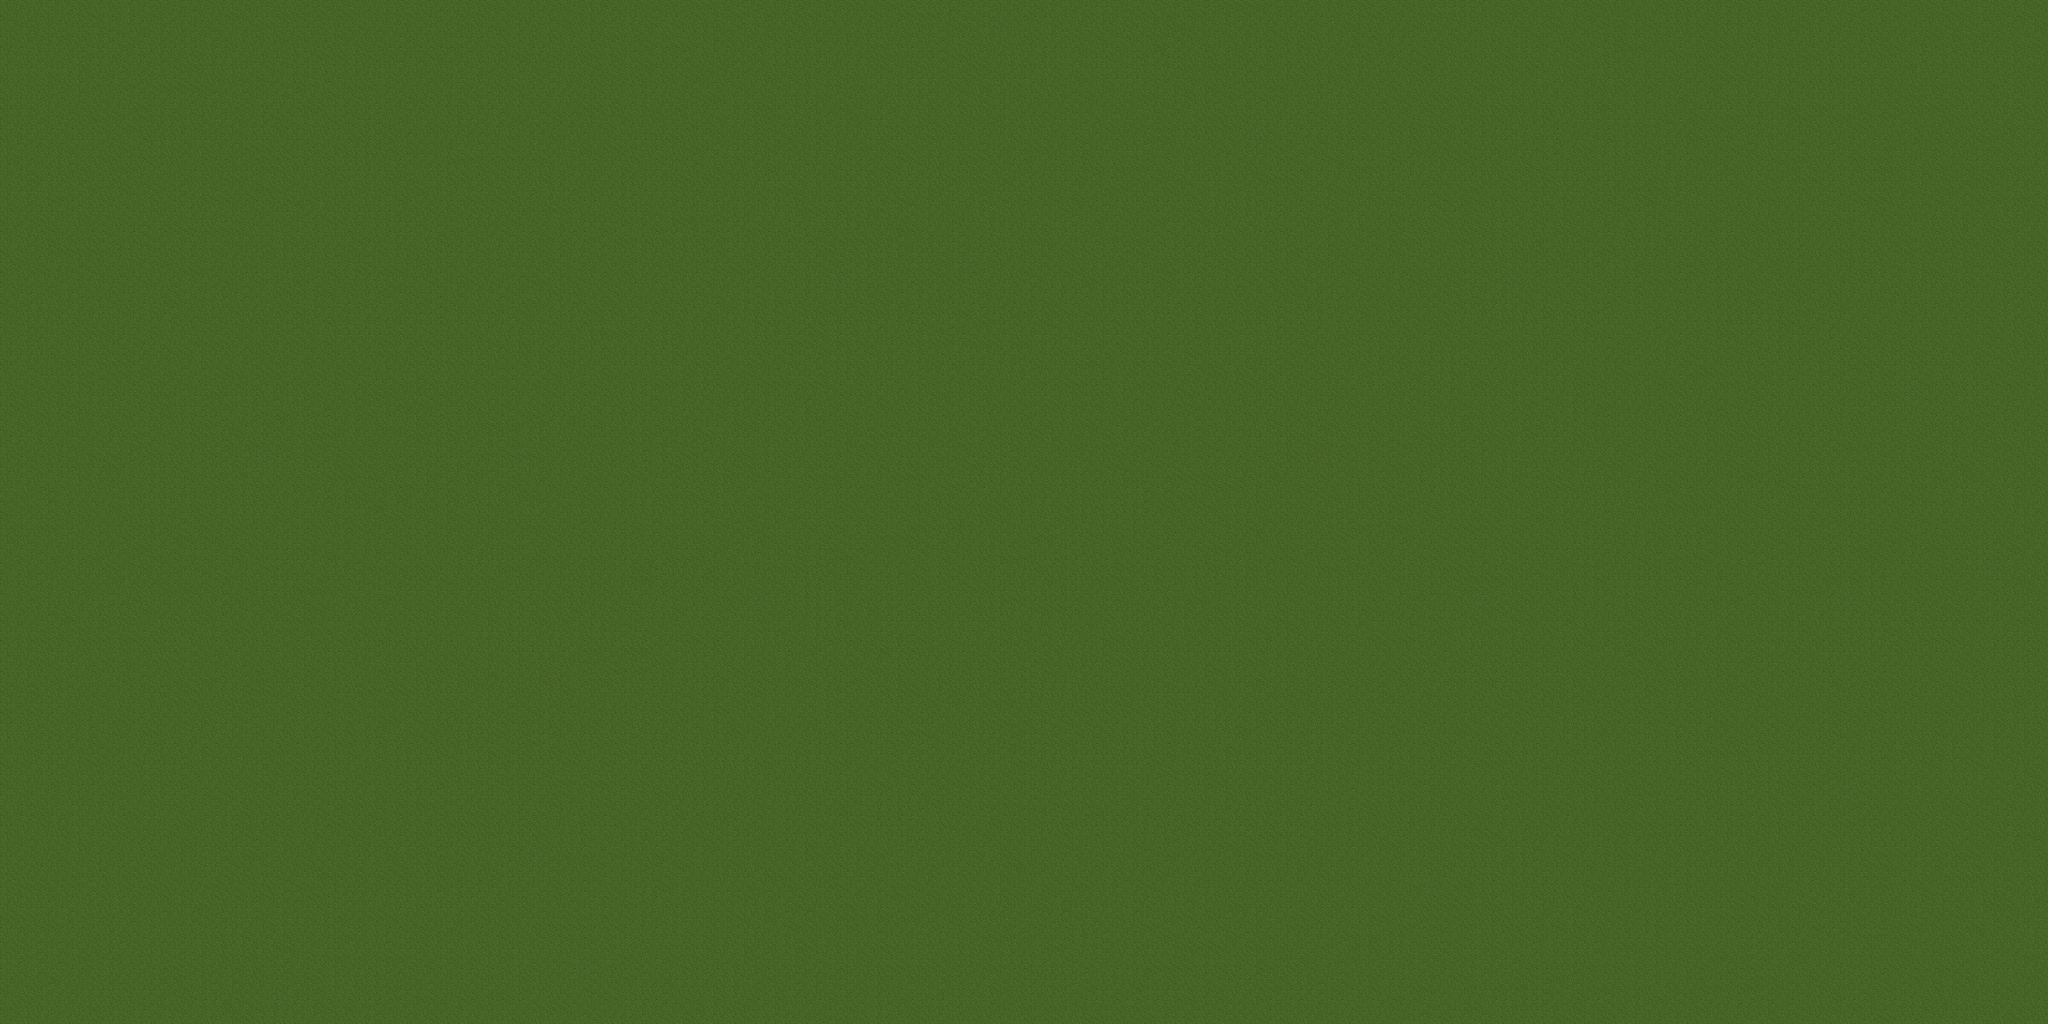

Below is a game level as drawn by its tile map, then a one-line description and the .tmx that defines it (tile-layer data replaced by summaries):
An orthogonal 200x100 tile map with 32x32 px tiles, 1 tile layer (ground), 5 hidden layers not drawn, 2 tilesets.

<map version="1.8" tiledversion="1.8.2" orientation="orthogonal" renderorder="right-down" width="200" height="100" tilewidth="32" tileheight="32" infinite="0" nextlayerid="8" nextobjectid="1">
 <tileset firstgid="1" source="base.tsx" />
 <tileset firstgid="257" source="water.tsx" />
 <layer id="1" name="ground" width="200" height="100">
  <data>[20000 cells, 20000 non-empty, 4 distinct tile ids]</data>
 </layer>
 <layer id="2" name="elementos1" width="200" height="100" visible="0">
  <data>[20000 cells, 3790 non-empty, 125 distinct tile ids]</data>
 </layer>
 <layer id="3" name="elementos2" width="200" height="100" visible="0">
  <data>[20000 cells, 19999 non-empty, 44 distinct tile ids]</data>
 </layer>
 <layer id="4" name="cavernas" width="200" height="100" visible="0">
  <data>[20000 cells, 184 non-empty, 4 distinct tile ids]</data>
 </layer>
 <layer id="5" name="powerups" width="200" height="100" visible="0">
  <data>[20000 cells, 188 non-empty, 4 distinct tile ids]</data>
 </layer>
 <layer id="6" name="path01" width="200" height="100" visible="0">
  <data>[20000 cells, 3460 non-empty, 13 distinct tile ids]</data>
 </layer>
</map>
